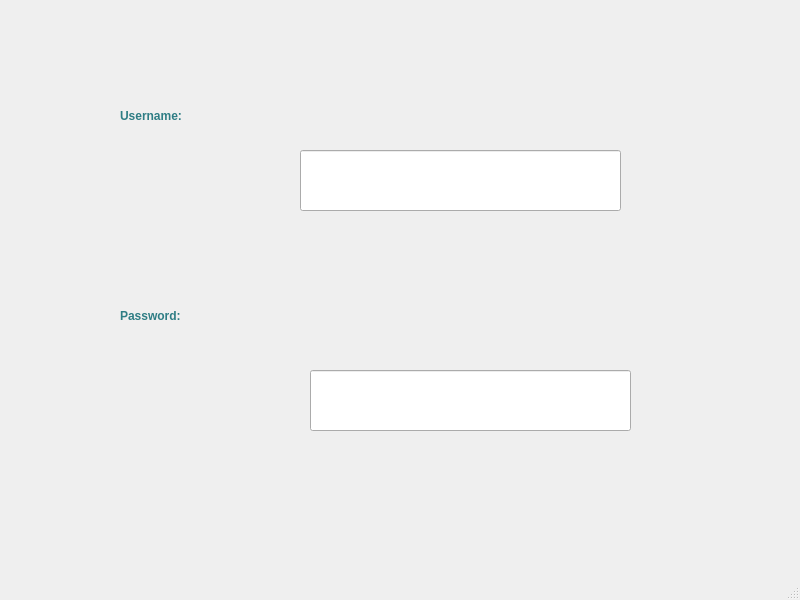
<?xml version="1.0" encoding="UTF-8"?>
<ui version="4.0">
 <class>MainWindow</class>
 <widget class="QMainWindow" name="MainWindow">
  <property name="geometry">
   <rect>
    <x>0</x>
    <y>0</y>
    <width>800</width>
    <height>600</height>
   </rect>
  </property>
  <property name="windowTitle">
   <string>MainWindow</string>
  </property>
  <widget class="QWidget" name="centralwidget">
   <widget class="QLabel" name="label">
    <property name="geometry">
     <rect>
      <x>120</x>
      <y>80</y>
      <width>181</width>
      <height>71</height>
     </rect>
    </property>
    <property name="styleSheet">
     <string notr="true">color: rgb(46, 125, 132);
font-weight: bold;
font: 18pt &quot;Lucida Calligraphy&quot;;

</string>
    </property>
    <property name="text">
     <string>Username:</string>
    </property>
   </widget>
   <widget class="QLineEdit" name="lineEdit">
    <property name="geometry">
     <rect>
      <x>300</x>
      <y>150</y>
      <width>321</width>
      <height>61</height>
     </rect>
    </property>
    <property name="text">
     <string/>
    </property>
   </widget>
   <widget class="QLabel" name="label_2">
    <property name="geometry">
     <rect>
      <x>120</x>
      <y>280</y>
      <width>181</width>
      <height>71</height>
     </rect>
    </property>
    <property name="styleSheet">
     <string notr="true">color: rgb(46, 125, 132);
font-weight: bold;
font: 18pt &quot;Lucida Calligraphy&quot;;

</string>
    </property>
    <property name="text">
     <string>Password:</string>
    </property>
   </widget>
   <widget class="QLineEdit" name="lineEdit_2">
    <property name="geometry">
     <rect>
      <x>310</x>
      <y>370</y>
      <width>321</width>
      <height>61</height>
     </rect>
    </property>
    <property name="text">
     <string/>
    </property>
   </widget>
  </widget>
  <widget class="QMenuBar" name="menubar">
   <property name="geometry">
    <rect>
     <x>0</x>
     <y>0</y>
     <width>800</width>
     <height>21</height>
    </rect>
   </property>
  </widget>
  <widget class="QStatusBar" name="statusbar"/>
 </widget>
 <resources/>
 <connections/>
</ui>
